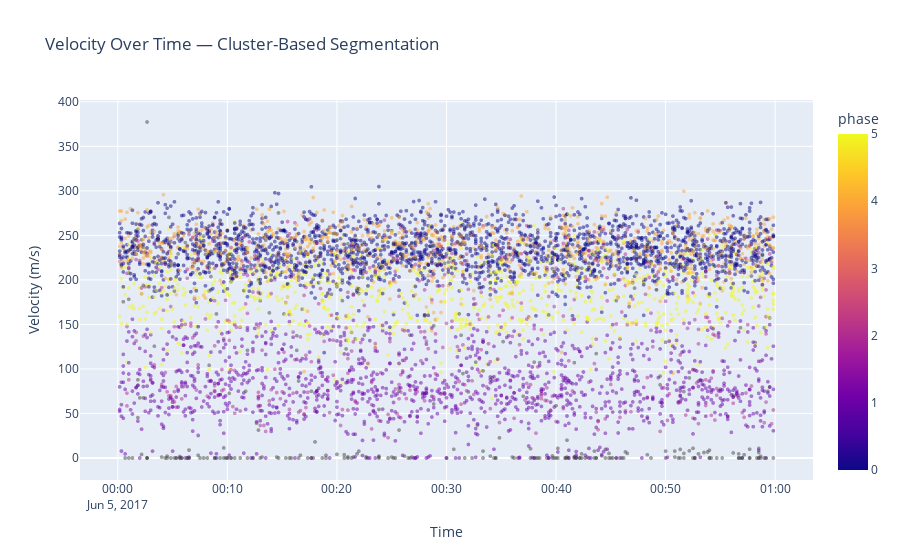

Notebook code for this chart:
### Code cell
import pandas as pd
import plotly.express as px

# Convert UNIX timestamp → datetime (if not already done)
df["time"] = pd.to_datetime(df["time"], unit="s", errors="coerce")

# Create cleaner, readable scatter plot
fig = px.scatter(
    df.sample(8000).sort_values("time"),    # reduced for clarity
    x="time",
    y="velocity",
    color="phase",
    opacity=0.5,
    title="Velocity Over Time — Cluster-Based Segmentation",
)

# Better marker size + layout
fig.update_traces(marker=dict(size=4))
fig.update_layout(
    xaxis_title="Time",
    yaxis_title="Velocity (m/s)",
    legend_title="Cluster (Phase)",
)

fig.show()

### Figure 1 — Plotly figure (JSON) as saved in the notebook; plotly's stock layout.template omitted (floating-point values rounded to 4 significant figures; data arrays with more than 128 entries replaced by an {"elided": "..."} marker saying what was removed)
{"data": [{"hovertemplate": "time=%{x}<br>velocity=%{y}<br>phase=%{marker.color}<extra></extra>", "legendgroup": "", "marker": {"color": {"elided": "8000 float values"}, "coloraxis": "coloraxis", "opacity": 0.5, "size": 4, "symbol": "circle"}, "mode": "markers", "name": "", "showlegend": false, "type": "scattergl", "x": {"elided": "8000 str values"}, "xaxis": "x", "y": {"elided": "8000 float values"}, "yaxis": "y"}], "layout": {"coloraxis": {"colorbar": {"title": {"text": "phase"}}, "colorscale": [[0, "#0d0887"], [0.1111, "#46039f"], [0.2222, "#7201a8"], [0.3333, "#9c179e"], [0.4444, "#bd3786"], [0.5556, "#d8576b"], [0.6667, "#ed7953"], [0.7778, "#fb9f3a"], [0.8889, "#fdca26"], [1, "#f0f921"]]}, "legend": {"title": {"text": "Cluster (Phase)"}, "tracegroupgap": 0}, "title": {"text": "Velocity Over Time — Cluster-Based Segmentation"}, "xaxis": {"anchor": "y", "domain": [0, 1], "title": {"text": "Time"}}, "yaxis": {"anchor": "x", "domain": [0, 1], "title": {"text": "Velocity (m/s)"}}}}
